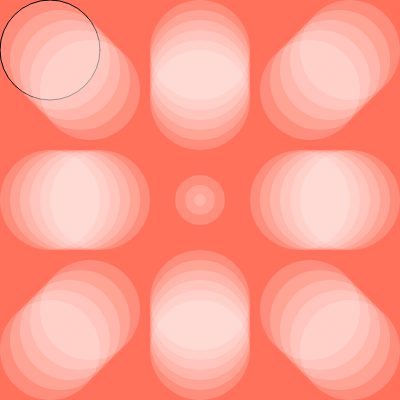
Frame 1 (no input)
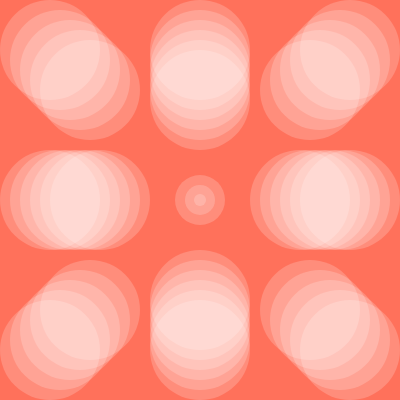
Frame 60 (no input)
Frame 120 (the mouse pressed at the canvas centre since frame 60): identical to frame 60, image omitted

The p5.js sketch that drew these frames (run headless with seeded random() and noise() and a simulated clock; from frame 60 on, the mouse is pressed at the canvas centre):

// p5.js sketch
// ── sketch.js

function setup() {
  createCanvas(400, 400);
}

function draw() {
  background(255, 113, 91);

  fill(252, 252, 252, 50);

  ellipse(50, 50, 100, 100)
  noStroke();

  ellipse(350, 350, 100, 100)
  noStroke();

  ellipse(350, 50, 100, 100)
  noStroke();

  ellipse(50, 350, 100, 100)
  noStroke();


  ellipse(60, 60, 100, 100)
  noStroke();

  ellipse(340, 340, 100, 100)
  noStroke();

  ellipse(340, 60, 100, 100)
  noStroke();

  ellipse(60, 340, 100, 100)
  noStroke();


  ellipse(70, 70, 100, 100)
  noStroke();

  ellipse(330, 330, 100, 100)
  noStroke();

  ellipse(330, 70, 100, 100)
  noStroke();

  ellipse(70, 330, 100, 100)
  noStroke();


  ellipse(80, 80, 100, 100)
  noStroke();

  ellipse(320, 320, 100, 100)
  noStroke();

  ellipse(320, 80, 100, 100)
  noStroke();

  ellipse(80, 320, 100, 100)
  noStroke();


  ellipse(90, 90, 100, 100)
  noStroke();

  ellipse(310, 310, 100, 100)
  noStroke();

  ellipse(310, 90, 100, 100)
  noStroke();

  ellipse(90, 310, 100, 100)
  noStroke();


  ellipse(200, 50, 100, 100)
  noStroke();

  ellipse(50, 200, 100, 100)
  noStroke();

  ellipse(200, 350, 100, 100)
  noStroke();

  ellipse(350, 200, 100, 100)
  noStroke();


  ellipse(200, 60, 100, 100)
  noStroke();

  ellipse(60, 200, 100, 100)
  noStroke();

  ellipse(200, 340, 100, 100)
  noStroke();

  ellipse(340, 200, 100, 100)
  noStroke();


  ellipse(200, 70, 100, 100)
  noStroke();

  ellipse(70, 200, 100, 100)
  noStroke();

  ellipse(200, 330, 100, 100)
  noStroke();

  ellipse(330, 200, 100, 100)
  noStroke();


  ellipse(200, 80, 100, 100)
  noStroke();

  ellipse(80, 200, 100, 100)
  noStroke();

  ellipse(200, 320, 100, 100)
  noStroke();

  ellipse(320, 200, 100, 100)
  noStroke();


  ellipse(200, 90, 100, 100)
  noStroke();

  ellipse(90, 200, 100, 100)
  noStroke();

  ellipse(200, 310, 100, 100)
  noStroke();

  ellipse(310, 200, 100, 100)
  noStroke();


  ellipse(200, 100, 100, 100)
  noStroke();

  ellipse(100, 200, 100, 100)
  noStroke();

  ellipse(200, 300, 100, 100)
  noStroke();

  ellipse(300, 200, 100, 100)
  noStroke();


  ellipse(200, 200, 12, 12)
  noStroke();

  ellipse(200, 200, 30, 30)
  noStroke();

  ellipse(200, 200, 50, 50)
  noStroke();


}
